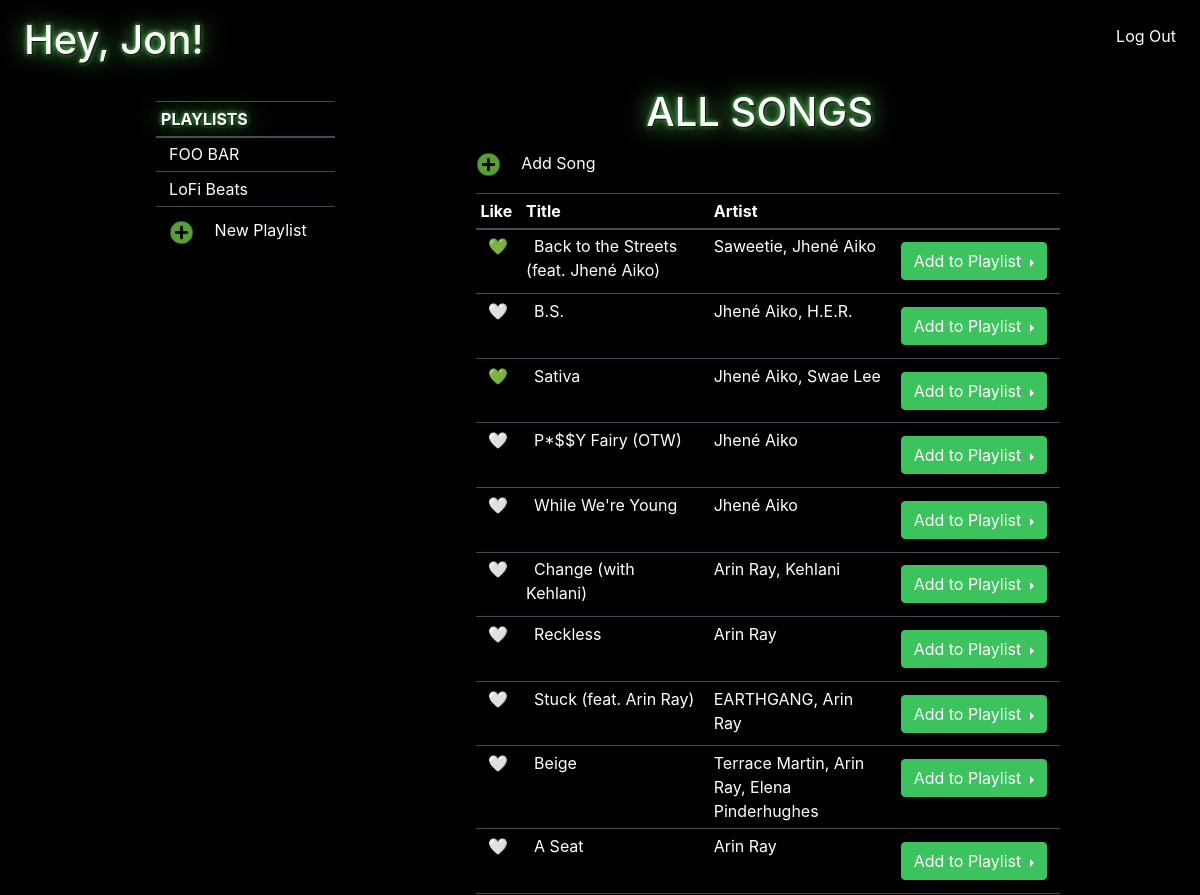
The app's page / (signed in, upper part), older data.
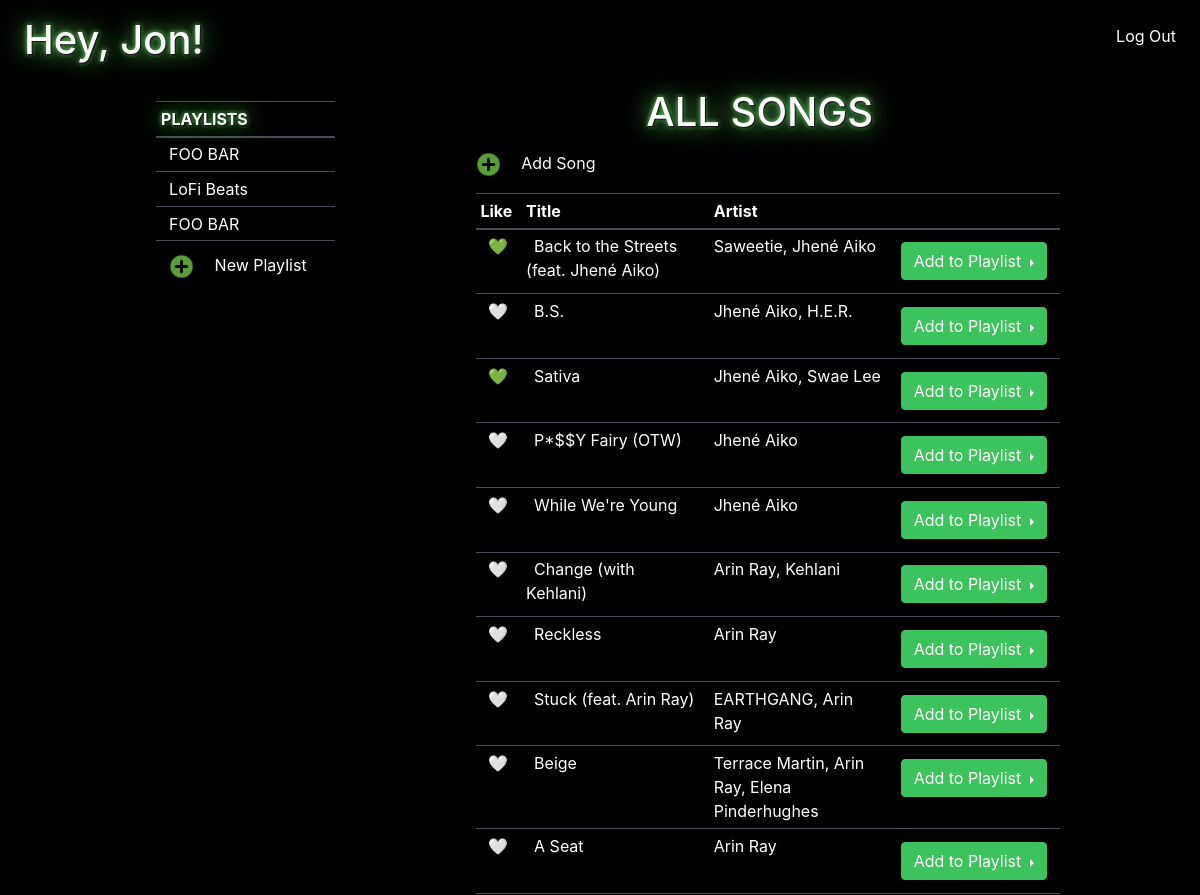
The same page, newer data.
### app_vibescheck/models.py (models this page shows)
class Playlist(models.Model):
    name = models.CharField(max_length=50)
    desc = models.CharField(max_length=100)
    user = models.ForeignKey(User, related_name="playlists", on_delete = models.CASCADE)
    created_at = models.DateTimeField(auto_now_add=True)
    updated_at = models.DateTimeField(auto_now=True)
    songs = models.ManyToManyField(Song, related_name="playlists")
    objects = PlaylistManager()

class Song(models.Model):
    title = models.CharField(max_length=50)
    artist = models.CharField(max_length=50)
    created_at = models.DateTimeField(auto_now_add=True)
    updated_at = models.DateTimeField(auto_now=True)
    users_who_like = models.ManyToManyField(User, related_name="liked_songs")
    image_url = models.CharField(max_length=200)
    objects = SongManager()

### app_vibescheck/views.py (the view)
# urls.py: path('', views.index),
def index(request):
    if 'user_id' not in request.session:
        return render(request, 'index.html')
    user = User.objects.get(id=request.session['user_id'])
    liked_songs = user.liked_songs.all()
    context = {
        "user": user,
        "all_playlists": Playlist.objects.all(),
        "all_songs": Song.objects.all(),
        "liked_songs": liked_songs # user's liked songs
    }
    return render(request, 'home.html', context)

### app_vibescheck/templates/home.html (shortened to what this page needs)
<!DOCTYPE html>
<html>
  <head>
    <link rel="stylesheet" href="https://stackpath.bootstrapcdn.com/bootstrap/4.4.1/css/bootstrap.min.css">
    {% load static %}
    <link rel="stylesheet" href="{% static 'css/style.css' %}">
  </head>
  <body>
    <header>
        <h1 class="title">Hey, {{user.first_name}}!  </h1>
        <a class="action-link" href="/logout">Log Out</a>
    </header>
    <div class="dashboard-content">
      <div class="side-playlist-panel">
        <table class="table table-sm table-dark">
          <thead>
            <tr>
              <th class="title" scope="col">PLAYLISTS</th>
            </tr>
          </thead>
          <tbody>
            {% for playlist in all_playlists %}
            <tr>
              <td><a class="playlist-item" href="/playlist/{{playlist.id}}">{{playlist.name}}</a></td>
            </tr>
            {% endfor %}
            <tr>
              <td><img class="add-btn" src="{% static 'images/add_button.png' %}" /><a class="action-link" href="/playlist/new"> New Playlist</a></td>
            </tr>
          </tbody>
        </table>
      </div>
      <div class="all-music-content">
        <h1 class="title">ALL SONGS</h1>
        <img class="add-btn" src="{% static 'images/add_button.png' %}" /><a class="action-link" href="/song/new"> Add Song</a>
        <table class="table table-sm table-hover table-dark">
          <thead>
            <tr>
              <th scope="col">Like</th>
              <th scope="col">Title</th>
              <th scope="col">Artist</th>
              <th scope="col"></th>
            </tr>
          </thead>
          <tbody>
            {% for song in all_songs %}
            <tr>
              {% if song in liked_songs %}
              <td><a href="/song/{{song.id}}/like?redirect_uri={{request.get_full_path}}">💚</a></td>
              {% else %}
              <td><a href="/song/{{song.id}}/like?redirect_uri={{request.get_full_path}}">🤍</a></td>
              {% endif %}
              <td><a class="song-title" href="/song/{{song.id}}">{{song.title}}</a></td>
              <td>{{song.artist}}</td>
              <td>
                <div class="btn-group dropright">
                  <button type="button" class="btn btn-secondary dropdown-toggle" data-toggle="dropdown" aria-haspopup="true" aria-expanded="false">
                    Add to Playlist
                  </button>
                </div>
              </td>
            </tr>
            {% endfor %}
          </tbody>
        </table>
      </div>
    </div>
  </body>
</html>

Row changes from the older to the newer data that the page shows:
added Playlist: name "FOO BAR"
